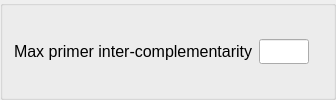
           <widget class="QGroupBox" name="groupBox_6">
            <property name="title">
             <string/>
            </property>
            <layout class="QGridLayout" name="gridLayout_5">
             <item row="0" column="0">
              <layout class="QHBoxLayout" name="horizontalLayout_9">
               <item>
                <widget class="QLabel" name="label_19">
                 <property name="sizePolicy">
                  <sizepolicy hsizetype="Expanding" vsizetype="Fixed">
                   <horstretch>0</horstretch>
                   <verstretch>0</verstretch>
                  </sizepolicy>
                 </property>
                 <property name="minimumSize">
                  <size>
                   <width>0</width>
                   <height>20</height>
                  </size>
                 </property>
                 <property name="font">
                  <font>
                   <pointsize>12</pointsize>
                  </font>
                 </property>
                 <property name="text">
                  <string>Max primer inter-complementarity</string>
                 </property>
                </widget>
               </item>
               <item>
                <widget class="QLineEdit" name="lineEdit_maxPrPrComp">
                 <property name="sizePolicy">
                  <sizepolicy hsizetype="Fixed" vsizetype="Fixed">
                   <horstretch>0</horstretch>
                   <verstretch>0</verstretch>
                  </sizepolicy>
                 </property>
                 <property name="minimumSize">
                  <size>
                   <width>50</width>
                   <height>25</height>
                  </size>
                 </property>
                 <property name="maximumSize">
                  <size>
                   <width>50</width>
                   <height>16777215</height>
                  </size>
                 </property>
                </widget>
               </item>
               <item>
                <widget class="QLabel" name="label_20">
                 <property name="sizePolicy">
                  <sizepolicy hsizetype="Fixed" vsizetype="Fixed">
                   <horstretch>0</horstretch>
                   <verstretch>0</verstretch>
                  </sizepolicy>
                 </property>
                 <property name="minimumSize">
                  <size>
                   <width>0</width>
                   <height>20</height>
                  </size>
                 </property>
                 <property name="text">
                  <string/>
                 </property>
                </widget>
               </item>
              </layout>
             </item>
            </layout>
           </widget>
